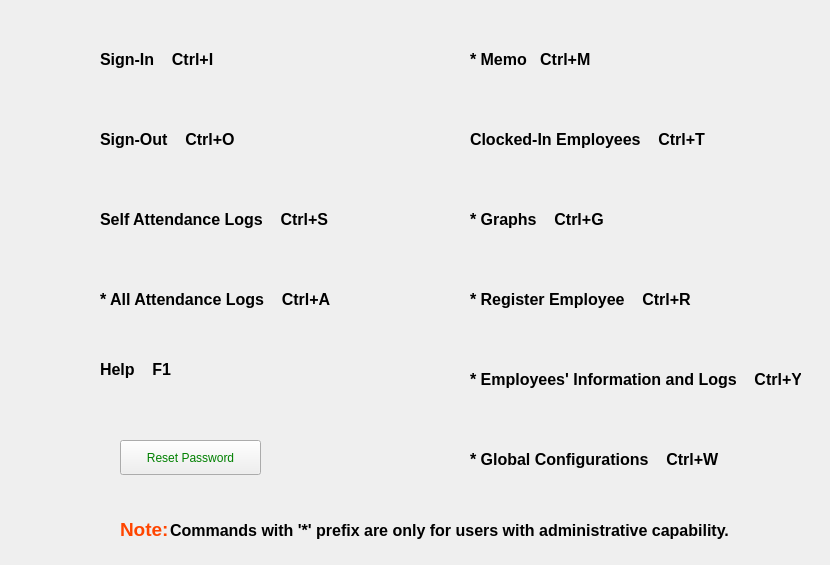
<?xml version="1.0" encoding="UTF-8"?>
<ui version="4.0">
 <class>HelpWindow</class>
 <widget class="QMainWindow" name="HelpWindow">
  <property name="geometry">
   <rect>
    <x>0</x>
    <y>0</y>
    <width>830</width>
    <height>565</height>
   </rect>
  </property>
  <property name="focusPolicy">
   <enum>Qt::ClickFocus</enum>
  </property>
  <property name="windowTitle">
   <string>Help</string>
  </property>
  <property name="windowIcon">
   <iconset>
    <normaloff>../icons/favicon.png</normaloff>../icons/favicon.png</iconset>
  </property>
  <widget class="QWidget" name="centralwidget">
   <widget class="QLabel" name="label">
    <property name="geometry">
     <rect>
      <x>30</x>
      <y>30</y>
      <width>61</width>
      <height>61</height>
     </rect>
    </property>
    <property name="text">
     <string/>
    </property>
    <property name="pixmap">
     <pixmap>../icons/Login-icon.png</pixmap>
    </property>
    <property name="scaledContents">
     <bool>true</bool>
    </property>
   </widget>
   <widget class="QLabel" name="label_2">
    <property name="geometry">
     <rect>
      <x>100</x>
      <y>50</y>
      <width>181</width>
      <height>19</height>
     </rect>
    </property>
    <property name="font">
     <font>
      <family>Arial</family>
      <pointsize>12</pointsize>
      <weight>75</weight>
      <bold>true</bold>
     </font>
    </property>
    <property name="text">
     <string>Sign-In    Ctrl+I</string>
    </property>
   </widget>
   <widget class="QLabel" name="label_3">
    <property name="geometry">
     <rect>
      <x>30</x>
      <y>110</y>
      <width>61</width>
      <height>61</height>
     </rect>
    </property>
    <property name="text">
     <string/>
    </property>
    <property name="pixmap">
     <pixmap>../icons/Logout-icon.png</pixmap>
    </property>
    <property name="scaledContents">
     <bool>true</bool>
    </property>
   </widget>
   <widget class="QLabel" name="label_4">
    <property name="geometry">
     <rect>
      <x>100</x>
      <y>130</y>
      <width>191</width>
      <height>19</height>
     </rect>
    </property>
    <property name="font">
     <font>
      <family>Arial</family>
      <pointsize>12</pointsize>
      <weight>75</weight>
      <bold>true</bold>
     </font>
    </property>
    <property name="text">
     <string>Sign-Out    Ctrl+O</string>
    </property>
   </widget>
   <widget class="QLabel" name="label_5">
    <property name="geometry">
     <rect>
      <x>30</x>
      <y>190</y>
      <width>61</width>
      <height>61</height>
     </rect>
    </property>
    <property name="text">
     <string/>
    </property>
    <property name="pixmap">
     <pixmap>../icons/TG-Attendance-Welfare-300x300.png</pixmap>
    </property>
    <property name="scaledContents">
     <bool>true</bool>
    </property>
   </widget>
   <widget class="QLabel" name="label_6">
    <property name="geometry">
     <rect>
      <x>100</x>
      <y>210</y>
      <width>231</width>
      <height>19</height>
     </rect>
    </property>
    <property name="font">
     <font>
      <family>Arial</family>
      <pointsize>12</pointsize>
      <weight>75</weight>
      <bold>true</bold>
     </font>
    </property>
    <property name="text">
     <string>Self Attendance Logs    Ctrl+S</string>
    </property>
   </widget>
   <widget class="QLabel" name="label_7">
    <property name="geometry">
     <rect>
      <x>100</x>
      <y>290</y>
      <width>231</width>
      <height>19</height>
     </rect>
    </property>
    <property name="font">
     <font>
      <family>Arial</family>
      <pointsize>12</pointsize>
      <weight>75</weight>
      <bold>true</bold>
     </font>
    </property>
    <property name="text">
     <string>* All Attendance Logs    Ctrl+A</string>
    </property>
   </widget>
   <widget class="QLabel" name="label_8">
    <property name="geometry">
     <rect>
      <x>20</x>
      <y>260</y>
      <width>81</width>
      <height>81</height>
     </rect>
    </property>
    <property name="text">
     <string/>
    </property>
    <property name="pixmap">
     <pixmap>../icons/time.png</pixmap>
    </property>
    <property name="scaledContents">
     <bool>true</bool>
    </property>
   </widget>
   <widget class="QLabel" name="label_9">
    <property name="geometry">
     <rect>
      <x>100</x>
      <y>360</y>
      <width>231</width>
      <height>19</height>
     </rect>
    </property>
    <property name="font">
     <font>
      <family>Arial</family>
      <pointsize>12</pointsize>
      <weight>75</weight>
      <bold>true</bold>
     </font>
    </property>
    <property name="text">
     <string>Help    F1</string>
    </property>
   </widget>
   <widget class="QLabel" name="label_10">
    <property name="geometry">
     <rect>
      <x>30</x>
      <y>340</y>
      <width>61</width>
      <height>61</height>
     </rect>
    </property>
    <property name="text">
     <string/>
    </property>
    <property name="pixmap">
     <pixmap>../icons/helpme.png</pixmap>
    </property>
    <property name="scaledContents">
     <bool>true</bool>
    </property>
   </widget>
   <widget class="QLabel" name="label_11">
    <property name="geometry">
     <rect>
      <x>400</x>
      <y>110</y>
      <width>61</width>
      <height>61</height>
     </rect>
    </property>
    <property name="text">
     <string/>
    </property>
    <property name="pixmap">
     <pixmap>../icons/user_valid-512.png</pixmap>
    </property>
    <property name="scaledContents">
     <bool>true</bool>
    </property>
   </widget>
   <widget class="QLabel" name="label_12">
    <property name="geometry">
     <rect>
      <x>470</x>
      <y>130</y>
      <width>251</width>
      <height>19</height>
     </rect>
    </property>
    <property name="font">
     <font>
      <family>Arial</family>
      <pointsize>12</pointsize>
      <weight>75</weight>
      <bold>true</bold>
     </font>
    </property>
    <property name="text">
     <string>Clocked-In Employees    Ctrl+T</string>
    </property>
   </widget>
   <widget class="QLabel" name="label_13">
    <property name="geometry">
     <rect>
      <x>470</x>
      <y>210</y>
      <width>251</width>
      <height>19</height>
     </rect>
    </property>
    <property name="font">
     <font>
      <family>Arial</family>
      <pointsize>12</pointsize>
      <weight>75</weight>
      <bold>true</bold>
     </font>
    </property>
    <property name="text">
     <string>* Graphs    Ctrl+G</string>
    </property>
   </widget>
   <widget class="QLabel" name="label_14">
    <property name="geometry">
     <rect>
      <x>400</x>
      <y>190</y>
      <width>61</width>
      <height>61</height>
     </rect>
    </property>
    <property name="text">
     <string/>
    </property>
    <property name="pixmap">
     <pixmap>../icons/bargraph.png</pixmap>
    </property>
    <property name="scaledContents">
     <bool>true</bool>
    </property>
   </widget>
   <widget class="QLabel" name="label_15">
    <property name="geometry">
     <rect>
      <x>470</x>
      <y>290</y>
      <width>251</width>
      <height>19</height>
     </rect>
    </property>
    <property name="font">
     <font>
      <family>Arial</family>
      <pointsize>12</pointsize>
      <weight>75</weight>
      <bold>true</bold>
     </font>
    </property>
    <property name="text">
     <string>* Register Employee    Ctrl+R</string>
    </property>
   </widget>
   <widget class="QLabel" name="label_16">
    <property name="geometry">
     <rect>
      <x>400</x>
      <y>270</y>
      <width>61</width>
      <height>61</height>
     </rect>
    </property>
    <property name="text">
     <string/>
    </property>
    <property name="pixmap">
     <pixmap>../icons/profile.png</pixmap>
    </property>
    <property name="scaledContents">
     <bool>true</bool>
    </property>
   </widget>
   <widget class="QLabel" name="label_17">
    <property name="geometry">
     <rect>
      <x>470</x>
      <y>370</y>
      <width>331</width>
      <height>19</height>
     </rect>
    </property>
    <property name="font">
     <font>
      <family>Arial</family>
      <pointsize>12</pointsize>
      <weight>75</weight>
      <bold>true</bold>
     </font>
    </property>
    <property name="text">
     <string>* Employees' Information and Logs    Ctrl+Y</string>
    </property>
   </widget>
   <widget class="QLabel" name="label_18">
    <property name="geometry">
     <rect>
      <x>390</x>
      <y>330</y>
      <width>81</width>
      <height>81</height>
     </rect>
    </property>
    <property name="text">
     <string/>
    </property>
    <property name="pixmap">
     <pixmap>../icons/attendance.png</pixmap>
    </property>
    <property name="scaledContents">
     <bool>true</bool>
    </property>
   </widget>
   <widget class="QLabel" name="label_19">
    <property name="geometry">
     <rect>
      <x>470</x>
      <y>450</y>
      <width>251</width>
      <height>19</height>
     </rect>
    </property>
    <property name="font">
     <font>
      <family>Arial</family>
      <pointsize>12</pointsize>
      <weight>75</weight>
      <bold>true</bold>
     </font>
    </property>
    <property name="text">
     <string>* Global Configurations    Ctrl+W</string>
    </property>
   </widget>
   <widget class="QLabel" name="label_20">
    <property name="geometry">
     <rect>
      <x>400</x>
      <y>430</y>
      <width>61</width>
      <height>61</height>
     </rect>
    </property>
    <property name="text">
     <string/>
    </property>
    <property name="pixmap">
     <pixmap>../icons/settings2.png</pixmap>
    </property>
    <property name="scaledContents">
     <bool>true</bool>
    </property>
   </widget>
   <widget class="QPushButton" name="pushButton_reset_pass">
    <property name="geometry">
     <rect>
      <x>120</x>
      <y>440</y>
      <width>141</width>
      <height>35</height>
     </rect>
    </property>
    <property name="focusPolicy">
     <enum>Qt::NoFocus</enum>
    </property>
    <property name="styleSheet">
     <string notr="true">color: green;</string>
    </property>
    <property name="text">
     <string>Reset Password</string>
    </property>
   </widget>
   <widget class="QLabel" name="label_21">
    <property name="geometry">
     <rect>
      <x>30</x>
      <y>420</y>
      <width>71</width>
      <height>71</height>
     </rect>
    </property>
    <property name="text">
     <string/>
    </property>
    <property name="pixmap">
     <pixmap>../icons/reset.png</pixmap>
    </property>
    <property name="scaledContents">
     <bool>true</bool>
    </property>
   </widget>
   <widget class="QLabel" name="label_22">
    <property name="geometry">
     <rect>
      <x>170</x>
      <y>520</y>
      <width>561</width>
      <height>21</height>
     </rect>
    </property>
    <property name="font">
     <font>
      <family>Arial</family>
      <pointsize>12</pointsize>
      <weight>75</weight>
      <bold>true</bold>
     </font>
    </property>
    <property name="text">
     <string>Commands with '*' prefix are only for users with administrative capability.</string>
    </property>
   </widget>
   <widget class="QLabel" name="label_23">
    <property name="geometry">
     <rect>
      <x>120</x>
      <y>520</y>
      <width>51</width>
      <height>19</height>
     </rect>
    </property>
    <property name="font">
     <font>
      <family>Arial</family>
      <pointsize>14</pointsize>
      <weight>75</weight>
      <bold>true</bold>
     </font>
    </property>
    <property name="styleSheet">
     <string notr="true">color: orangered;</string>
    </property>
    <property name="text">
     <string>Note:</string>
    </property>
   </widget>
   <widget class="QLabel" name="label_24">
    <property name="geometry">
     <rect>
      <x>400</x>
      <y>30</y>
      <width>61</width>
      <height>61</height>
     </rect>
    </property>
    <property name="text">
     <string/>
    </property>
    <property name="pixmap">
     <pixmap>../icons/rem2.png</pixmap>
    </property>
    <property name="scaledContents">
     <bool>true</bool>
    </property>
   </widget>
   <widget class="QLabel" name="label_25">
    <property name="geometry">
     <rect>
      <x>470</x>
      <y>50</y>
      <width>251</width>
      <height>19</height>
     </rect>
    </property>
    <property name="font">
     <font>
      <family>Arial</family>
      <pointsize>12</pointsize>
      <weight>75</weight>
      <bold>true</bold>
     </font>
    </property>
    <property name="text">
     <string>* Memo   Ctrl+M</string>
    </property>
   </widget>
  </widget>
 </widget>
 <resources/>
 <connections/>
</ui>
